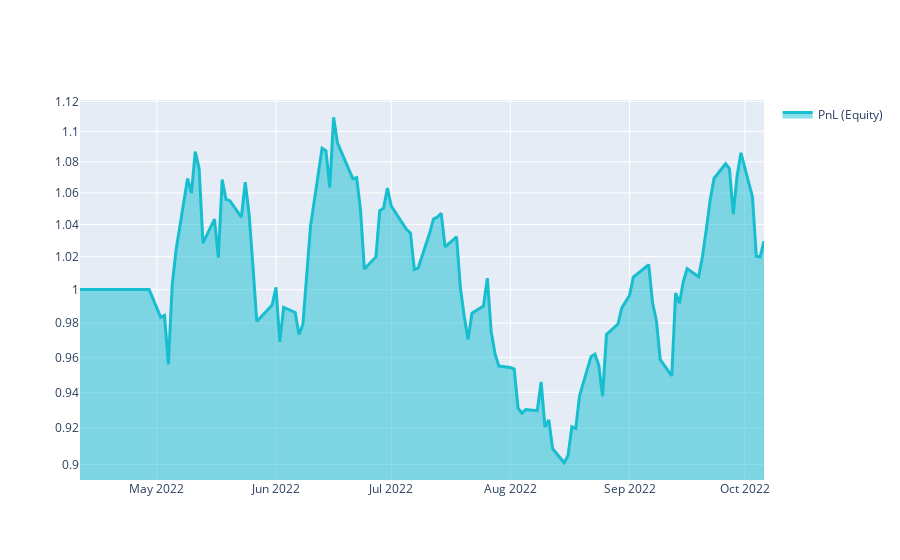

Here is the notebook cell this chart was saved with:
### Markdown cell above
# Group27_150_20_6M

### Code cell
import xarray as xr

import qnt.ta as qnta
import qnt.data as qndata
import qnt.output as qnout
import qnt.stats as qns

# 6 months - 150/20 days

data = qndata.stocks.load_ndx_data(min_date="2022-04-10")

close     = data.sel(field="close")
is_liquid = data.sel(field="is_liquid")
sma_slow  = qnta.sma(close, 150)
sma_fast  = qnta.sma(close, 20)
weights   = xr.where(sma_slow < sma_fast, 1, -1)
weights   = weights * is_liquid

weights = qnout.clean(weights, data, "stocks_nasdaq100")

# calc stats
stats = qns.calc_stat(data, weights.sel(time=slice("2022-04-10", None)))
display(stats.to_pandas().tail())

# graph
performance = stats.to_pandas()["equity"]
import qnt.graph as qngraph

qngraph.make_plot_filled(performance.index, performance, name="PnL (Equity)", type="log")
